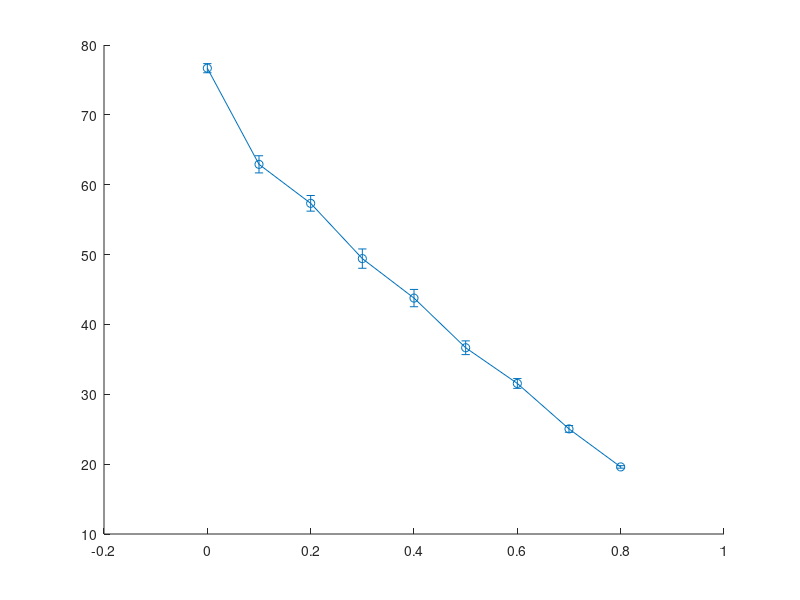

The MATLAB source for this figure: (Note: this script raises an error after producing the figure.)
clear all;
color_matrix = colormap;
markers = {'+-','o-','*-','.-','x-','s-','d-','^-','v-','>-','<-','p-','h-'};
markersize = 6; % 3 is best for tikz
linewidth = 1.2;
close all hidden;
%% LT RX
%%dectime	rxtime	totrxpck droppck	rxpck	uselesspck PER_estimate PER	K_TB_SIZE N_TB_SIZE
%%dectime	rxtime	totrxpck droppck	rxpck	uselesspck PER_estimate PER	K_TB_SIZE N_TB_SIZE	faileddec
data_LT_rx=importdata('./data/data_LT_rx_PER_mode_0.txt',' ');
Nmc=100; %number of Montecarlo trials for each tuple of PER-K-N
PERs=unique(data_LT_rx(:,8));
Ks=unique(data_LT_rx(:,9));
increments=unique(data_LT_rx(find(data_LT_rx(:,9)==Ks(1)),10))-Ks(1);
for i=1:length(PERs)
    for j=1:length(Ks)
        for k=1:length(increments)
			data_PER_K_N_rx=[];
			data_PER_K_N_rx=data_LT_rx(find(data_LT_rx(:,8)==PERs(i) & data_LT_rx(:,9)==Ks(j) & data_LT_rx(:,10)==(Ks(j)+increments(k))),:);
			dectime_LT(i,j,k)=mean(data_PER_K_N_rx(:,1));
			dectime_LT_std(i,j,k)=std(data_PER_K_N_rx(:,1));
			rxtime_LT(i,j,k)=mean(data_PER_K_N_rx(:,2));
			rxtime_LT_std(i,j,k)=std(data_PER_K_N_rx(:,2));
			totrxpck_LT(i,j,k)=mean(data_PER_K_N_rx(:,3));
			totrxpck_LT_std(i,j,k)=std(data_PER_K_N_rx(:,3));
			droppck_LT(i,j,k)=mean(data_PER_K_N_rx(:,4));
			droppck_std(i,j,k)=std(data_PER_K_N_rx(:,4));
			rxpck_LT(i,j,k)=mean(data_PER_K_N_rx(:,5));
			rxpck_LT_std(i,j,k)=std(data_PER_K_N_rx(:,5));
			uselesspck_LT(i,j,k)=mean(data_PER_K_N_rx(:,6));
			uselesspck_LT_std(i,j,k)=std(data_PER_K_N_rx(:,6));
			PER_estimate_LT(i,j,k)=mean(data_PER_K_N_rx(:,7));
			PER_estimate_LT_std(i,j,k)=std(data_PER_K_N_rx(:,7));
			num_samples_rx(i,j,k) = length(data_PER_K_N_rx);
        end
    end
end

% for j=[1,4,6]
%     figure();
%     for k=1:length(increments)
%         plot(PERs,squeeze(droppck_LT(:,j,k)), markers{mod(k, numel(markers)) + 1}, 'Color', color_matrix(mod(k*10, size(color_matrix, 1)) + 1,:), ...
% 				'LineWidth', linewidth, 'MarkerSize', markersize)
%         title(['Number of packets dropped K= ', num2str(Ks(j))]);
%         hold all;
%     end
%     grid on;
%     xlabel('PER');
% 	ylabel('Dropped packets [packet]');
%     str=[cellstr(num2str((Ks(j)+increments), 'N=%-d'))']';
%     for i=1:length(str(:,1))
%         str_legend(i)=cellstr(strjoin(str(i,:)));
%     end
%     legend(str_legend');
% 	grid on
% 	
%     
%     figure();
%     for k=1:length(increments)
%         plot(PERs,squeeze(rxtime_LT(:,j,k)), markers{mod(k, numel(markers)) + 1}, 'Color', color_matrix(mod(k*10, size(color_matrix, 1)) + 1,:), ...
% 				'LineWidth', linewidth, 'MarkerSize', markersize)
%         title(['Time to receive the file K= ', num2str(Ks(j))]);
%         hold all;
%     end
%     grid on;
%     xlabel('PER');
% 	ylabel('T [s]')
%     str=[cellstr(num2str((Ks(j)+increments), 'N=%-d'))']';
%     for i=1:length(str(:,1))
%         str_legend(i)=cellstr(strjoin(str(i,:)));
%     end
%     legend(str_legend');
% 	grid on
% 	
%     
%     figure();
%     for k=1:length(increments)
%         plot(PERs,squeeze(dectime_LT(:,j,k)), markers{mod(k, numel(markers)) + 1}, 'Color', color_matrix(mod(k*10, size(color_matrix, 1)) + 1,:), ...
% 				'LineWidth', linewidth, 'MarkerSize', markersize)
%         title(['Time to decode the file K= ', num2str(Ks(j))]);
%         hold all;
%     end
%     grid on;
%     xlabel('PER');
% 	ylabel('T [s]');
%     str=[cellstr(num2str((Ks(j)+increments), 'N=%-d'))']';
%     for i=1:length(str(:,1))
%         str_legend(i)=cellstr(strjoin(str(i,:)));
%     end
%     legend(str_legend');
% 	grid on
% 	
%     
%     figure();
%     for k=1:length(increments)
%         plot(PERs,squeeze(uselesspck_LT(:,j,k)), markers{mod(k, numel(markers)) + 1}, 'Color', color_matrix(mod(k*10, size(color_matrix, 1)) + 1,:), ...
% 				'LineWidth', linewidth, 'MarkerSize', markersize);
%         title(['Number of packets correctly received but useless K= ', num2str(Ks(j))]);
%         hold all;
%     end
%     grid on;
%     xlabel('PER');
% 	ylabel('Useless pck [packet]')
%     str=[cellstr(num2str((Ks(j)+increments), 'N=%-d'))']';
%     for i=1:length(str(:,1))
%         str_legend(i)=cellstr(strjoin(str(i,:)));
%     end
%     legend(str_legend');
% 	grid on
% 	
% end
%% LT TX
%sent infile time goodput throughput	PER_estimate PER	K_TB_SIZE	N_TB_SIZE
data_LT_tx=importdata('./data/data_LT_tx_PER_mode_0.txt',' ');
PERs=unique(data_LT_tx(:,7));
Ks=unique(data_LT_tx(:,8));
increments=unique(data_LT_tx(find(data_LT_tx(:,8)==Ks(1)),9))-Ks(1);

for i=1:length(PERs)
    for j=1:length(Ks)
        for k=1:length(increments)
            data_PER_K_N_tx=[];
            data_PER_K_N_tx=data_LT_tx(find(data_LT_tx(:,7)==PERs(i) & data_LT_tx(:,8)==Ks(j) & data_LT_tx(:,9)==(Ks(j)+increments(k))),:);
            sent_LT(i,j,k)=mean(data_PER_K_N_tx(:,1));
            sent_LT_std(i,j,k)=std(data_PER_K_N_tx(:,1));
			time_LT(i,j,k)=mean(data_PER_K_N_tx(:,3));
			time_LT_std(i,j,k)=std(data_PER_K_N_tx(:,3));
			efficiency_LT(i,j,k)=mean(data_PER_K_N_tx(:,4)./data_PER_K_N_tx(:,5));
			efficiency_LT_std(i,j,k)=std(data_PER_K_N_tx(:,4)./data_PER_K_N_tx(:,5));
			goodput_LT(i,j,k)=mean(data_PER_K_N_tx(:,4));
			goodput_LT_std(i,j,k)=std(data_PER_K_N_tx(:,4));
			throughput_LT(i,j,k)=mean(data_PER_K_N_tx(:,5));
			throughput_LT_std(i,j,k)=std(data_PER_K_N_tx(:,5));
			PER_estimate_LT(i,j,k)=mean(data_PER_K_N_tx(:,6));
			PER_estimate_LT_std(i,j,k)=std(data_PER_K_N_tx(:,6));
			num_samples_tx(i,j,k) = length(data_PER_K_N_tx);	
        end
    end
end

for j=[1,4,6]
    figure();
    for k=1:length(increments)
        errorbar(PERs, squeeze(goodput_LT(:,j,k)), 1.96*squeeze(goodput_LT_std(:,j,k))./sqrt(squeeze(num_samples_tx(:,j, k))), markers{mod(k, numel(markers)) + 1}, 'Color', color_matrix(mod(k*10, size(color_matrix, 1)) + 1,:), ...
				'LineWidth', linewidth, 'MarkerSize', markersize)
        title(['Goodput K= ', num2str(Ks(j))]);
        hold all;
    end
    grid on;
    xlabel('PER');
	ylabel('Goodput [Mbit/s]')
    str=[cellstr(num2str((Ks(j)+increments), 'N=%-d'))']';
    for i=1:length(str(:,1))
        str_legend(i)=cellstr(strjoin(str(i,:)));
    end
    legend(str_legend');
	grid on
	
%     
%     figure();
%     for k=1:length(increments)
%         errorbar(PERs,squeeze(throughput_LT(:,j,k)), 1.96*squeeze(throughput_LT_std(:,j,k))./sqrt(squeeze(num_samples_tx(:,j, k))), markers{mod(k, numel(markers)) + 1}, 'Color', color_matrix(mod(k*10, size(color_matrix, 1)) + 1,:), ...
% 				'LineWidth', linewidth, 'MarkerSize', markersize)
%         title(['Throughput K= ', num2str(Ks(j))]);
%         hold all;
%     end
%     grid on;
%     xlabel('PER');
% 	ylabel('Throughput [Mbit/s]')
%     str=[cellstr(num2str((Ks(j)+increments), 'N=%-d'))']';
%     for i=1:length(str(:,1))
%         str_legend(i)=cellstr(strjoin(str(i,:)));
%     end
%     legend(str_legend');
% 	grid on
	
    
%     figure();
%     for k=1:length(increments)
%         plot(PERs,squeeze(PER_estimate_LT(:,j,k)), markers{mod(k, numel(markers)) + 1}, 'Color', color_matrix(mod(k*10, size(color_matrix, 1)) + 1,:), ...
% 				'LineWidth', linewidth, 'MarkerSize', markersize)
%         title(['PER estimated @TX K= ', num2str(Ks(j))]);
%         hold all;
%     end
%     grid on;
%     xlabel('PER');
% 	ylabel('PER estimate');
%     str=[cellstr(num2str((Ks(j)+increments), 'N=%-d'))']';
%     for i=1:length(str(:,1))
%         str_legend(i)=cellstr(strjoin(str(i,:)));
%     end
%     legend(str_legend');
% 	grid on
	
    
    figure();
    for k=1:length(increments)
        errorbar(PERs,squeeze(efficiency_LT(:,j,k)), 1.96*squeeze(efficiency_LT_std(:,j,k))./sqrt(squeeze(num_samples_tx(:,j, k))), markers{mod(k, numel(markers)) + 1}, 'Color', color_matrix(mod(k*10, size(color_matrix, 1)) + 1,:), ...
				'LineWidth', linewidth, 'MarkerSize', markersize)
        title(['Efficiency K= ', num2str(Ks(j))]);
        hold all;
    end
    grid on;
    xlabel('PER');
    ylabel('Efficiency');
    str=[cellstr(num2str((Ks(j)+increments), 'N=%-d'))']';
    for i=1:length(str(:,1))
        str_legend(i)=cellstr(strjoin(str(i,:)));
    end
    legend(str_legend');
	grid on	
	
end


% for k = 1:length(increments)
% 	figure();
% 	hold all;
% 	for j = 1:length(Ks)
% 		errorbar(PERs, squeeze(efficiency_LT(:,j,k)), 1.96*squeeze(efficiency_LT_std(:,j,k))./sqrt(squeeze(num_samples_tx(:,j, k))), markers{mod(j, numel(markers)) + 1}, 'Color', color_matrix(mod(j*10, size(color_matrix, 1)) + 1,:), ...
% 				'LineWidth', linewidth, 'MarkerSize', markersize)
% 	end
% 	title(strcat('Efficiency for N - K = ', num2str(increments(k))));
% 	hold all;
% 	grid on;
% 	xlabel('PER');
% 	ylabel('Efficiency');
% 	str=[cellstr(num2str((Ks), 'K=%-d'))']';
% 	for i=1:length(str(:,1))
% 		str_legend(i)=cellstr(strjoin(str(i,:)));
% 	end
% 	legend(str_legend');
% 	grid on
% 	
% 	
% 	figure();
% 	hold all;
% 	for j = 1:length(Ks)
% 		errorbar(PERs, squeeze(goodput_LT(:,j,k)), 1.96*squeeze(goodput_LT_std(:,j,k))./sqrt(squeeze(num_samples_tx(:,j, k))), markers{mod(j, numel(markers)) + 1}, 'Color', color_matrix(mod(j*10, size(color_matrix, 1)) + 1,:), ...
% 				'LineWidth', linewidth, 'MarkerSize', markersize)
% 	end
% 	title(strcat('Goodput for N - K = ', num2str(increments(k))));
% 	hold all;
% 	grid on;
% 	xlabel('PER');
% 	ylabel('Goodput [Mbit/s]');
% 	str=[cellstr(num2str((Ks), 'K=%-d'))']';
% 	for i=1:length(str(:,1))
% 		str_legend(i)=cellstr(strjoin(str(i,:)));
% 	end
% 	legend(str_legend');
% 	grid on
% 	
% 	
% end
